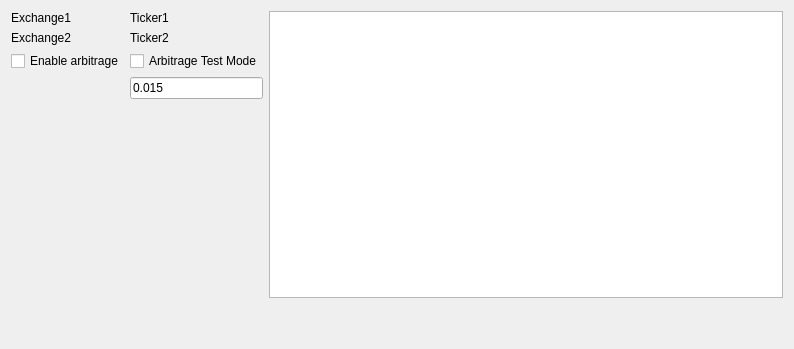
<?xml version="1.0" encoding="UTF-8"?>
<ui version="4.0">
 <class>arbitrage_widget</class>
 <widget class="QWidget" name="arbitrage_widget">
  <property name="geometry">
   <rect>
    <x>0</x>
    <y>0</y>
    <width>794</width>
    <height>349</height>
   </rect>
  </property>
  <property name="windowTitle">
   <string>Form</string>
  </property>
  <layout class="QGridLayout" name="gridLayout_2">
   <item row="1" column="0">
    <spacer name="verticalSpacer">
     <property name="orientation">
      <enum>Qt::Orientation::Vertical</enum>
     </property>
     <property name="sizeHint" stdset="0">
      <size>
       <width>20</width>
       <height>40</height>
      </size>
     </property>
    </spacer>
   </item>
   <item row="0" column="1">
    <widget class="QPlainTextEdit" name="arbitrage_orders">
     <property name="sizePolicy">
      <sizepolicy hsizetype="Expanding" vsizetype="Preferred">
       <horstretch>0</horstretch>
       <verstretch>1</verstretch>
      </sizepolicy>
     </property>
     <property name="minimumSize">
      <size>
       <width>300</width>
       <height>0</height>
      </size>
     </property>
     <property name="font">
      <font>
       <family>Courier</family>
       <pointsize>8</pointsize>
      </font>
     </property>
    </widget>
   </item>
   <item row="1" column="1">
    <spacer name="verticalSpacer_2">
     <property name="orientation">
      <enum>Qt::Orientation::Vertical</enum>
     </property>
     <property name="sizeHint" stdset="0">
      <size>
       <width>20</width>
       <height>40</height>
      </size>
     </property>
    </spacer>
   </item>
   <item row="0" column="0">
    <layout class="QGridLayout" name="gridLayout">
     <item row="4" column="1">
      <widget class="QLineEdit" name="arbitrage_test_offset">
       <property name="sizePolicy">
        <sizepolicy hsizetype="Preferred" vsizetype="Fixed">
         <horstretch>0</horstretch>
         <verstretch>0</verstretch>
        </sizepolicy>
       </property>
       <property name="text">
        <string>0.015</string>
       </property>
      </widget>
     </item>
     <item row="2" column="0">
      <widget class="QLabel" name="exchange2">
       <property name="text">
        <string>Exchange2</string>
       </property>
      </widget>
     </item>
     <item row="1" column="1">
      <widget class="QLabel" name="ticker1">
       <property name="text">
        <string>Ticker1</string>
       </property>
      </widget>
     </item>
     <item row="1" column="0">
      <widget class="QLabel" name="exchange1">
       <property name="text">
        <string>Exchange1</string>
       </property>
      </widget>
     </item>
     <item row="3" column="0">
      <widget class="QCheckBox" name="enable_arbitrage">
       <property name="text">
        <string>Enable arbitrage</string>
       </property>
       <property name="checked">
        <bool>false</bool>
       </property>
      </widget>
     </item>
     <item row="2" column="1">
      <widget class="QLabel" name="ticker2">
       <property name="text">
        <string>Ticker2</string>
       </property>
      </widget>
     </item>
     <item row="3" column="1">
      <widget class="QCheckBox" name="arbitrage_test_mode">
       <property name="sizePolicy">
        <sizepolicy hsizetype="Preferred" vsizetype="Fixed">
         <horstretch>0</horstretch>
         <verstretch>0</verstretch>
        </sizepolicy>
       </property>
       <property name="text">
        <string>Arbitrage Test Mode</string>
       </property>
       <property name="checked">
        <bool>false</bool>
       </property>
      </widget>
     </item>
     <item row="5" column="1">
      <spacer name="verticalSpacer_4">
       <property name="orientation">
        <enum>Qt::Orientation::Vertical</enum>
       </property>
       <property name="sizeHint" stdset="0">
        <size>
         <width>20</width>
         <height>40</height>
        </size>
       </property>
      </spacer>
     </item>
    </layout>
   </item>
  </layout>
 </widget>
 <resources/>
 <connections/>
</ui>
